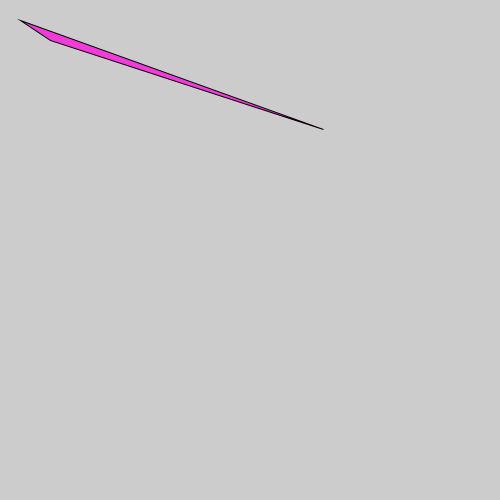
Frame 1 (no input)
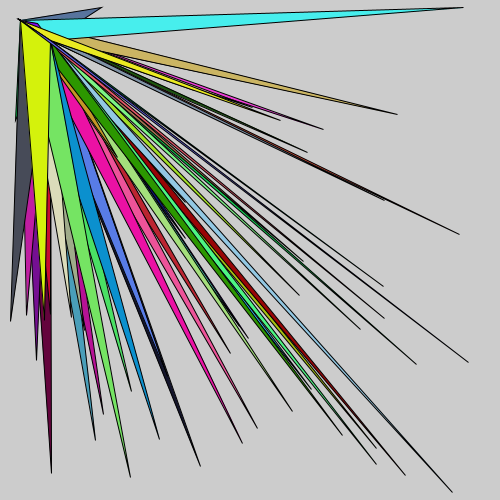
Frame 60 (the mouse pressed at the canvas centre just before this capture)
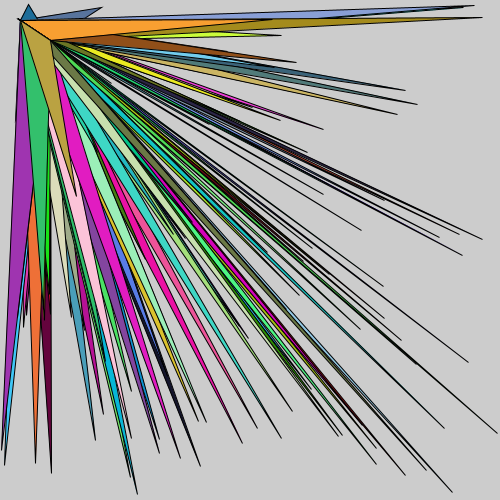
Frame 120 (the mouse held since frame 60 and released just before this capture)

The Processing sketch that drew these frames (run headless with seeded random() and noise(); from frame 60 on, the mouse is pressed at the canvas centre):

// Processing sketch: triangle_in_many_places_colour
// ── triangle_in_many_places_colour.pde
float circleX;
float circleY;
 void setup()
{size(500,500);

}
void draw()
{stroke(0);
circleX=random(height);
circleY=random(width);
fill(random(255),random(255),random(255));
triangle(circleX,circleY,20,20,50,40);

}
